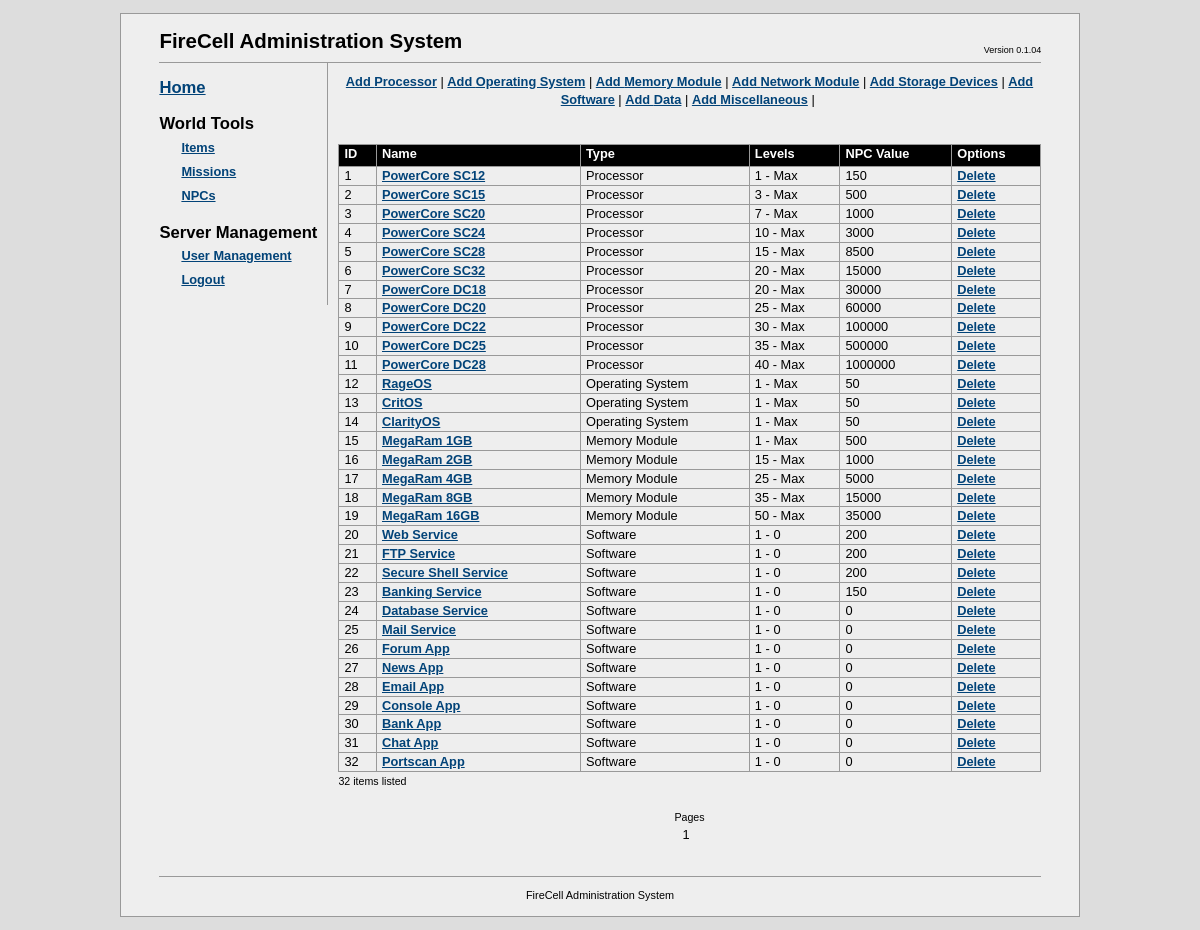
The page /fcadmin/?a=items (signed in) on the database as committed earlier.
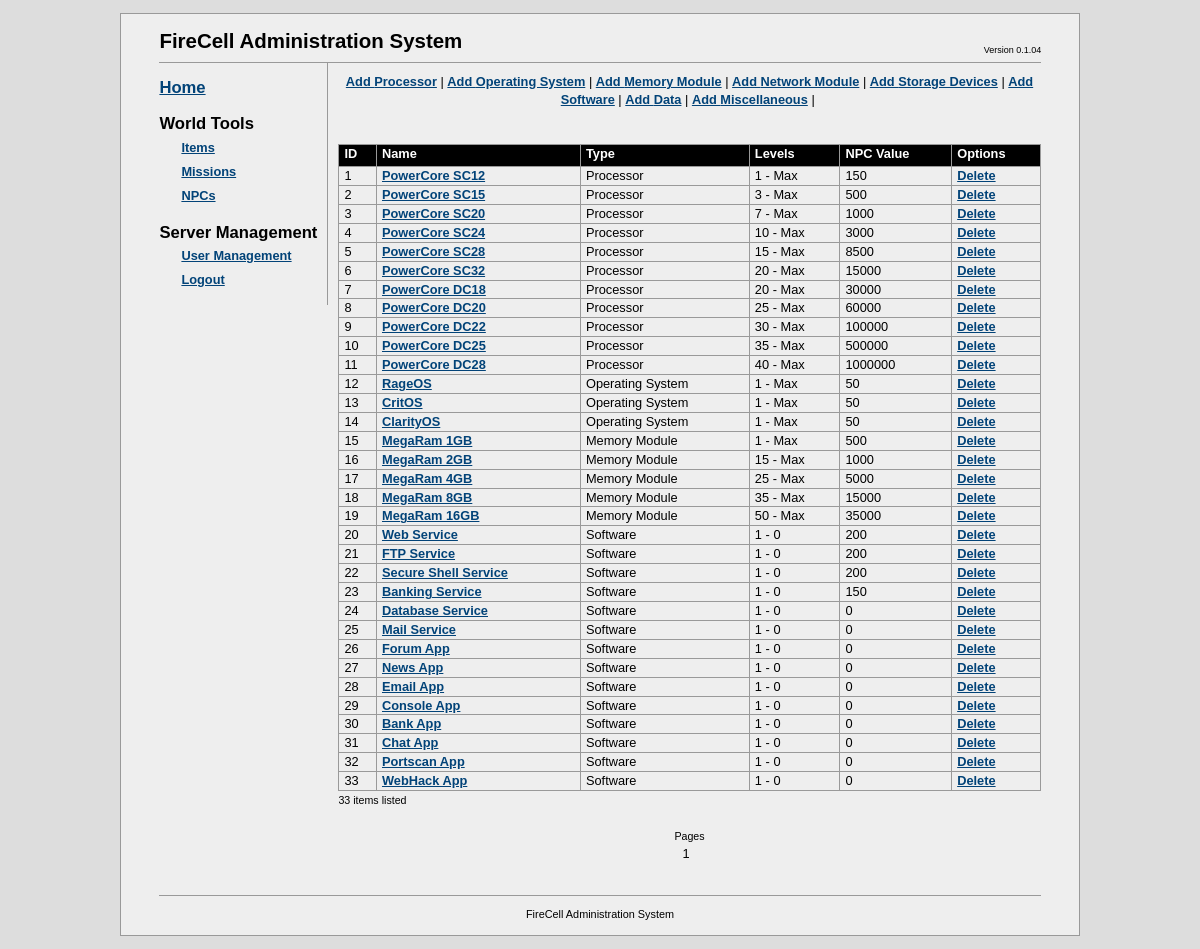
The same page on the database as committed later.
### tables this page shows
CREATE TABLE `fc_itemtypes` (
  `itemtype_id` int(10) unsigned NOT NULL AUTO_INCREMENT,
  `itemtype_name` varchar(32) NOT NULL,
  `itemtype_table` varchar(32) NOT NULL COMMENT 'sql table that stores items of this type',
  PRIMARY KEY (`itemtype_id`)
);

CREATE TABLE `fc_items` (
  `item_id` bigint(20) unsigned NOT NULL AUTO_INCREMENT,
  `item_name` char(64) DEFAULT NULL,
  `itemtype_id` int(10) unsigned NOT NULL COMMENT 'type of item (tb_itemtypes)',
  `object_id` bigint(20) unsigned NOT NULL COMMENT 'ID of the object in the table corresponding to the item type',
  `description` text,
  `min_level` int(10) unsigned NOT NULL COMMENT 'minimum level that this item can be created for',
  `max_level` int(10) unsigned DEFAULT NULL COMMENT 'maximum level that this item can be created for',
  `npc_value` bigint(20) unsigned NOT NULL COMMENT 'Items NPC value',
  PRIMARY KEY (`item_id`)
);

### fcadmin/config.php (called while the page is built, shortened)
<?php
$DB_SERVER = "localhost";
$DB_DATABASE = "firecell";
$DB_USER = "root";
$DB_PASSWORD = "root";
?>

### fcadmin/db/mysqldb.php (called while the page is built, shortened)
<?php
class MySQLDB
{
	private $link = NULL;
	public function Connect($server, $dbname, $user, $password)
	{
		$result = false;
		$this->link = mysql_pconnect($server, $user, $password);
		if ( $this->link != NULL )
		{
			$result = true;
		}
		return $result;
	}
	public function Execute($query)
	{
		$result = NULL;
		if ( $this->link != NULL )
		{
			$result = mysql_query($query, $this->link);
		}
		return $result;
	}
}
?>

### fcadmin/apps/itemmanager.php (the view, shortened to what this page needs)
<?php
require_once dirname(__FILE__)."/../config.php";
class ItemsManagerApp implements IFCAdminApp
{
  private $db = NULL;
  private $itemAction = NULL;
  private $itemTypes = NULL;
  private $itemData = NULL;
  private $itemsPerPage = 50;
  private $currentPage = 0;
  private $numPagesAvailable = 0;
  public function __construct($itemsPerPage = 50)
  {
    $this->itemsPerPage = $itemsPerPage;
  }
  public function init($db)
  {
    $this->db = $db;
    $this->itemAction = $_GET["i"];
    $this->LoadItemTypes();
    switch ( $this->itemAction )
    {
      case  NULL:
          $this->itemFilter = $_GET["f"];
          $this->currentPage = $_GET["page"];
          if ( $this->currentPage == NULL )
            $this->currentPage = 0;
          $this->numItems = $this->GetNumItems();
          $this->numPagesAvailable = ceil($this->numItems / $this->itemsPerPage);
          $this->itemData = $this->LoadItems();
        break;
    }
    return true;
  }
  public function render()
  {
    switch ( $this->itemAction )
    {
      case  NULL:
        $startIndex = $this->currentPage * $this->itemsPerPage;
        $this->render_options();
        $this->render_list($startIndex);
        $this->render_pages();
        break;
    }
  }
  private function render_options()
  {
    echo "<center>";
    foreach ($this->itemTypes as $id => $type)
    {
      echo "<a href=\"?a=items&i=-1&t=$id\">Add ".$type->name."</a> |&nbsp;";
    }
    echo "</center><br/><br/>";
  }
  private function render_list($startIndex = 0)
  {
echo <<<LIST
    <table class="tableUsers" cellspacing="0">
      <tr>
        <th>ID</th>
        <th>Name</th>
        <th>Type</th>
        <!--
        <th width="200">Description</th>
        -->
        <th>Levels</th>
        <th>NPC Value</th>
        <th>Options </th>
      </tr>
LIST;
    for ( $i = $startIndex; $i < count($this->itemData); $i++ )
    {
      $item = $this->itemData[$i];
      $type = $this->itemTypes[$item->type_id];
      echo "<tr>";
      echo "<td>".$item->id."</td>";
      echo "<td><a href=\"?a=items&i=".$item->id."&t=".$item->type_id."\">".$item->name."</a></td>";
      echo "<td>".$type->name."</td>";
      echo "<td>".$item->min_level." - ".$item->max_level."</td>";
      echo "<td>".$item->npc_value."</td>";
      echo "<td><a href=\"actions/delitem.php?iid=".$item->id."\">Delete</a>";
      echo "</tr>";
    }
echo <<<LIST
    </table>
LIST;
    echo "<small>".($i-$startIndex)." items listed</small><br/><br/>";
  }
  private function render_pages()
  {
    echo "<center><small>Pages</small><br/>";
    for ( $i = 0; $i < $this->numPagesAvailable; $i++ )
    {
      echo ($i+1);
    }
    echo "</center>";
  }
  private function LoadItemTypes()
  {
    $this->itemTypes = Array();
    $query = "SELECT * FROM fc_itemtypes";
    $result = $this->db->Execute( $query );
    if ( $result != NULL )
    {
      while ( $line = mysql_fetch_array($result, MYSQL_ASSOC) )
      {
        $type = new ItemType();
        $type->id = $line["itemtype_id"];
        $type->name = $line["itemtype_name"];
        $type->dbTable = $line["itemtype_table"];
        $this->itemTypes[ $type->id ] = $type;
      }
    }
    return count($this->itemTypes);
  }
  private function GetNumItems()
  {
    $count = 0;
    $query = "SELECT count(*) as c from fc_items";
    $result = $this->db->Execute( $query );
    if ( $result != NULL )
    {
      if ( $line = mysql_fetch_array($result, MYSQL_ASSOC) )
      {
        $count = $line["c"];
      }
    }
    return $count;
  }
  private function LoadItems()
  {
    $query = "select        items.item_id, items.item_name, types.itemtype_id, items.object_id, ".
             "              items.description, items.min_level, items.max_level, items.npc_value ".
             "from          fc_items items ".
             "inner join    fc_itemtypes types ".
             "on            types.itemtype_id = items.itemtype_id ";
    $itemData = Array();
    $result = $this->db->Execute( $query );
    if ( $result != NULL )
    {
      while ( $line = mysql_fetch_array($result, MYSQL_ASSOC) )
      {
        $item = $this->CreateItemFromRecord($line);
        array_push( $itemData, $item);
      }
    }
    return $itemData;
  }
  private function CreateItemFromRecord($record)
  {
    $item = new Item();
    $item->id = $record["item_id"];
    $item->name = $record["item_name"];
    $item->type_id = $record["itemtype_id"];
    $item->object_id = $record["object_id"];
    $item->description = $record["description"];
    $item->min_level = $record["min_level"];
    $item->max_level = ($record["max_level"] == NULL ? "Max" : $record["max_level"]);
    $item->npc_value = $record["npc_value"];
    return $item;
  }
}
?>

### fcadmin/index.php (shortened to what this page needs)
<?php
  require_once dirname(__FILE__)."/config.php";
  require_once dirname(__FILE__)."/db/mysqldb.php";
  require_once dirname(__FILE__)."/apps/itemmanager.php";
  $db = new MySQLDB();
  $app = NULL;
echo <<<HTML
<!DOCTYPE html PUBLIC "-//W3C//DTD XHTML 1.1//EN"
	"http://www.w3.org/TR/xhtml11/DTD/xhtml11.dtd">
<html lang="en" xml:lang="en">
<head>
	<title>FireCell Administration</title>
	<meta http-equiv="Content-Type" content="txt/html; charset=utf-8" />
	<link rel="stylesheet" type="text/css" href="css/fcadmin.css" />
</head>
<body>
<div id="bodyContainer">
	<div id="head">
    FireCell Administration System
  	<ul class="utility">
  		<li>Version 0.1.04
  	</ul>
	</div>
  <div id="content">
HTML;
  $accountType= $_SESSION["acctype"];
  if ( $accountType < 2 || $accountType == NULL )
  {
echo <<<HTML
      <center>
      <br/>Login required:
      <form name="login" action="actions/login.php" method="post">
        <table id="logintable">
          <tr>
            <td align="right">Username:</td>
            <td><input class="fcedit" name="name" value="" type="text" /></td>
          </tr>
          <tr>
            <td align="right">Password:</td>
            <td><input class="fcedit" name="password" value="" type="password" /></td>
          </tr>
          <tr>
            <td></td>
            <td><input class="fcbutton" name="Login" value="Login" type="submit" /></td>
          </tr>
        </table>
      </form>
      </center>
HTML;
  }
  else
  {
echo <<<HTML
    <div id="sidepanel">
      <h2><a href="index.php">Home</a></h2>
      <h2>World Tools</h2>
      <ul class="tools">
        <li><a href="?a=items">Items</a></li>
        <li><a href="?a=missions">Missions</a></li>
        <li><a href="?a=npc">NPCs</a></li>
      </ul>
    	<h2>Server Management</h2>
      <ul class="tools">
        <li><a href="?a=users">User Management</a></li>
        <li><a href="actions/logout.php">Logout</a></li>
      </ul>
    </div>
    <div id="apppanel">
HTML;
       $appname = $_GET["a"];
       switch ( $appname )
       {
       case "items":
			  $app = new ItemsManagerApp();
        break;
       }
       if ( strlen($appname) > 0 )
       {
         if ( $app instanceof IFCAdminApp )
         {
           if ( $app->init($db) == true )
           {
             $app->render();
           }
           else
           {
             echo "Failed to initialise the requested application!";
           }
         }
         else
         {
           echo "Requested app class does not implement IFCAdminApp interface!";
         }
       }
       else
       {
         echo "No app found for this request!";
       }
    echo "</div> ";
  }
echo <<<HTML
    <div id="foot">
      FireCell Administration System
    </div>
  </div>
</div>
</body>
</html>
HTML;
?>

### fcadmin/css/fcadmin.css (style rules this page uses)
* { margin: 0; padding: 0; }
html { background: #ddd; }
#bodyContainer { margin: 1em 10%; padding: 1em 3em; font: 80%/1.4 tahoma, arial, helvetica, lucida sans, sans-serif; border: 1px solid #999; background: #eee; position: relative; }
#head { padding-bottom: 0em; border-bottom: 1px solid #999; font-size: 1.6em; font-weight: bold; height: 35px; clear: right; }
#content { width:auto; }
#sidepanel { width: auto; padding-right: 10px; padding-bottom: 1em; float: left; border-right: 1px solid #999; }
#apppanel { width: auto; overflow: hidden; padding-top: 10px; padding-left: 10px; padding-bottom: 1em; }
#foot { text-align: center; margin-top: 1.8em; border-top: 1px solid #999; padding-top: 1em; font-size: 0.85em; clear: left; }
.utility { position: absolute; right: 4em; top: 30px; font-weight: normal; font-size: 9px; }
.utility li { display: inline; }
h2 { margin: 0.8em 0 0 0; font-size: 1.3em; font-weight: bold; }
ul { list-style: none; margin: 0; padding: 0; }
#head ul li, dl ul li, #foot li { list-style: none; display: inline; margin: 0; padding: 0 0.2em; }
ul.aliases, ul.projects, ul.tools { list-style: none; line-height: 24px; }
ul.aliases a, ul.projects a, ul.tools a { padding-left: 22px; }
a { color: #024378; font-weight: bold; text-decoration: underline; }
.tableUsers { width: 100%; border-right: solid 1px #999; }
.tableUsers th { background-color: black; color: white; border-bottom: solid 1px #999; border-top: solid 1px #999; border-left: solid 1px #999; padding-bottom: 3px; padding-left: 5px; padding-right: 5px; text-align: left; }
.tableUsers td { padding-left: 5px; padding-right: 5px; text-align: left; border-left: solid 1px #999; border-bottom: solid 1px #999; }

Rows that differ between the two databases and show on the page:
added fc_items: item_id "33", item_name "WebHack App", itemtype.itemtype_name "Software", min_level "1", max_level "0", npc_value "0"
Other text that changed with them:
$i-$startIndex: "32" → "33"
